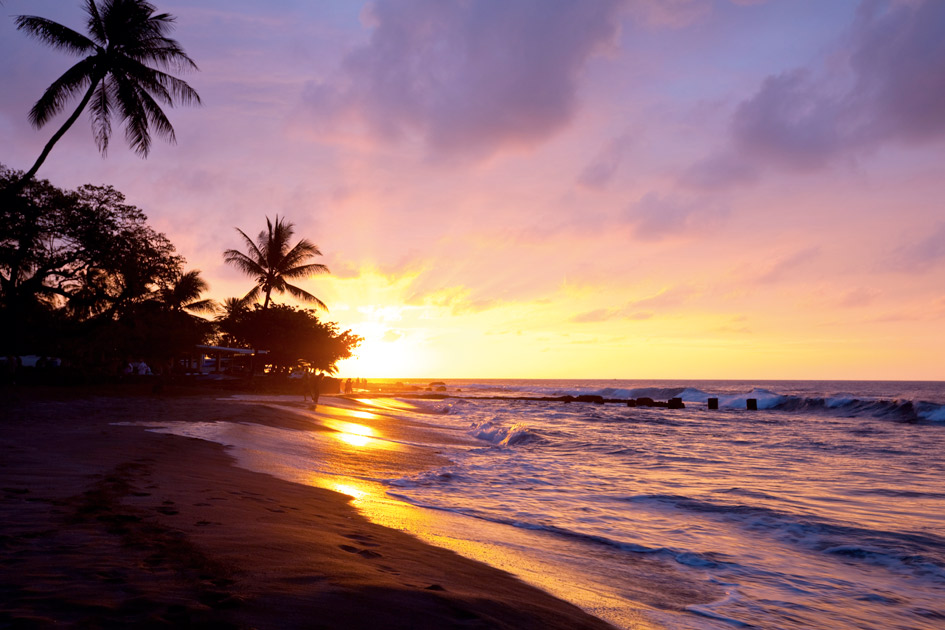
%> input picture Codigo/paisagem.jpg, 945 x 630 px
$ octave ImgEq.m   (GNU Octave 9; MATLAB toolbox functions it lacks are replaced by stand-ins)
%> lines starting %> are read from the running program, lines starting %| are printed output that depends on the picture
close all; clear all; clc;

%%Leitura da imagem
I = imread('paisagem.jpg');
%> I is the input picture: size 630x945x3 uint8; mean R, G, B 144.7, 109, 111.3
figure
imshow(I);

%%Separa nas componentes RGB
figure
subplot(2,2,1)
imshow(I);
title('Imagem Original')

red = I(:, :, 1);
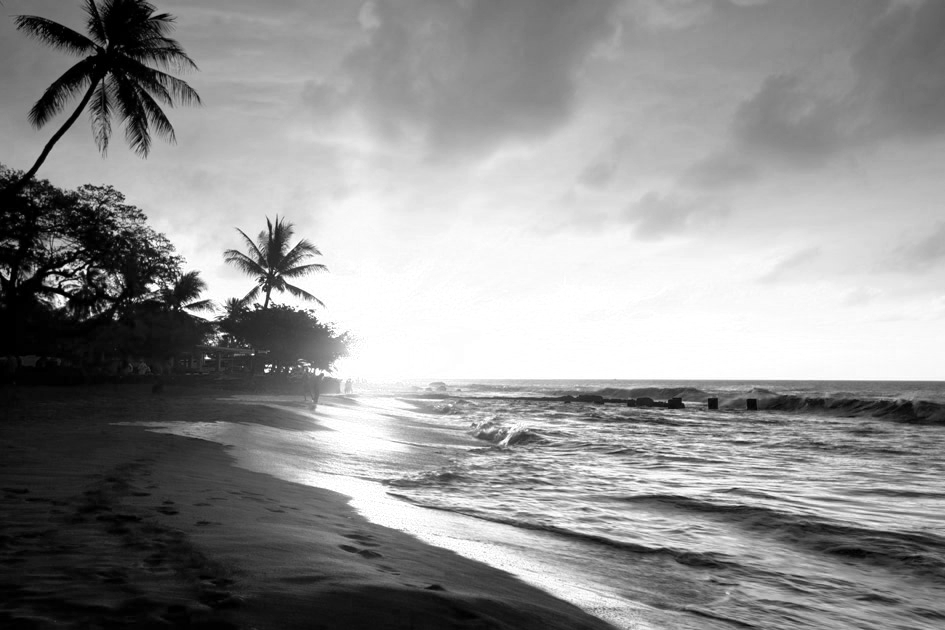
%> red: size 630x945 uint8; min 0, max 255, mean 144.7
subplot(2,2,2), imshow(red);
title('Canal vermelho')

green = I(:, :, 2);
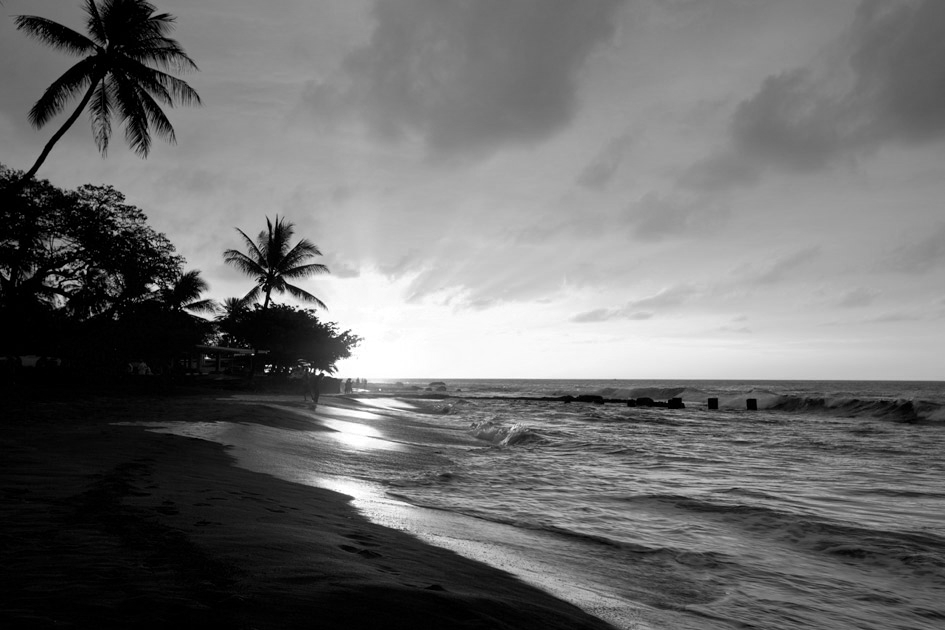
%> green: size 630x945 uint8; min 0, max 255, mean 109
subplot(2,2,3), imshow(green);
title('Canal verde')

blue = I(:, :, 3);
subplot(2,2,4), imshow(blue);
title('Canal azul')

%%%%%%%%%%%%%%%%%%%%%%%%%%%%%%%%%%%%%%%%%
%SEM EQUALIZACAO DE INTENSIDADE

%Aplica a equalizacao em cada canal
eqR = histeq(red);

eqG = histeq(green);

eqB = histeq(blue);
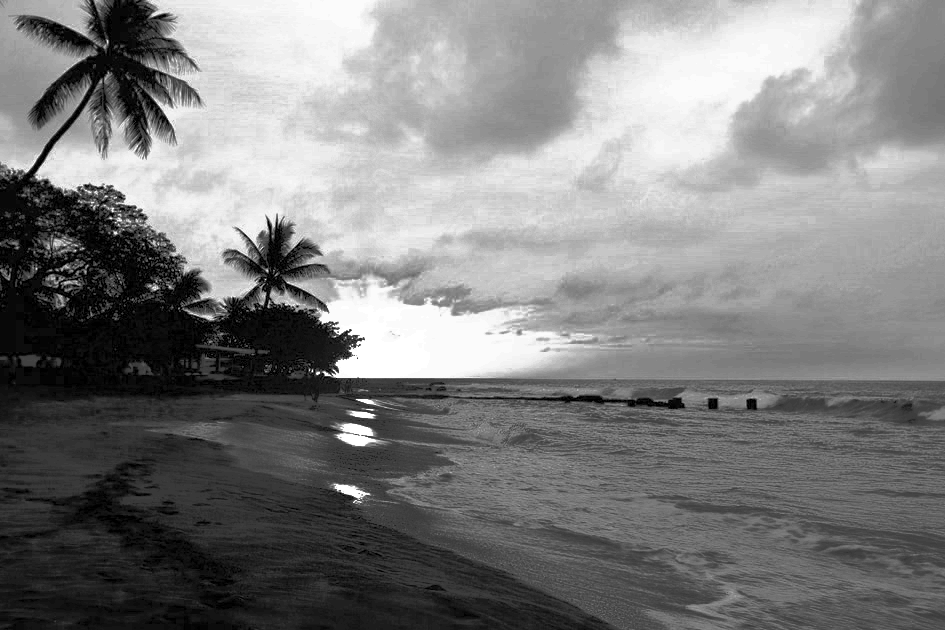
%> eqB: size 630x945 uint8; min 0, max 255, mean 126.4

%Recupera a imagem
img_eq(:, :, 1) = eqR;
img_eq(:, :, 2) = eqG;
img_eq(:, :, 3) = eqB;
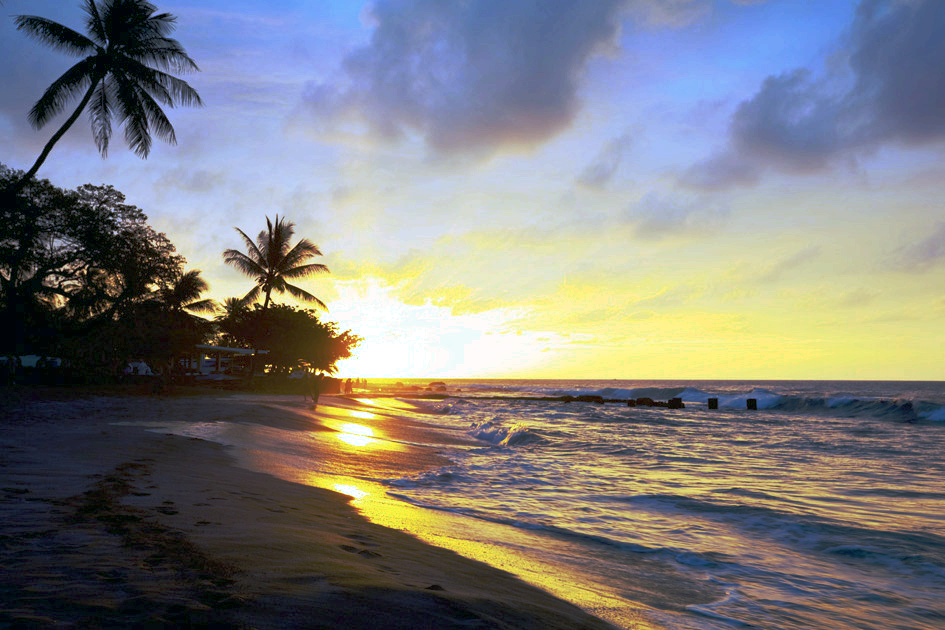
%> img_eq: size 630x945x3 uint8; mean R, G, B 126.3, 126.3, 126.4

figure
subplot(1,2,1), imshow(I);
title('Imagem Original');
subplot(1,2,2), imshow(img_eq);
title('Imagem Equalizada');

figure
subplot(3, 1, 1), imhist(I(:, :, 1));
title('histograma Original R');
%xlim([-10 265]);
subplot(3, 1, 2), imhist(I(:, :, 2));
title('histograma Original G');
subplot(3, 1, 3), imhist(I(:, :, 3));
title('histograma Original B');
%> figure, not shown here; panel 1: highest point at x = 255, y = 28242; panel 2: highest point at x = 0, y = 21482; panel 3: highest point at x = 0, y = 10922

figure
subplot(3, 1, 1), imhist(img_eq(:, :, 1));
title('Equalização do histograma R');
subplot(3, 1, 2), imhist(img_eq(:, :, 2));
title('Equalização do histograma G');
subplot(3, 1, 3), imhist(img_eq(:, :, 3));
title('Equalização do histograma B');
%> figure, not shown here; panel 1: highest point at x = 255, y = 28242; panel 2: highest point at x = 4, y = 21482; panel 3: highest point at x = 198, y = 14485

%%%%%%%%%%%%%%%%%%%%%%%%%%%%%%%%%%%%%%%%%%
%COM EQUALIZACAO DE INTENSIDADE
eqR = histeq(red);

eqG = histeq(green);

eqB = histeq(blue);

img_eq(:, :, 1) = eqR;
img_eq(:, :, 2) = eqG;
img_eq(:, :, 3) = eqB;

HSV = rgb2hsv(img_eq);
%> HSV: size 630x945x3 double; mean H, S, V 0.415, 0.342, 0.585

img_eq2 = histeq(HSV(:, :, 3));
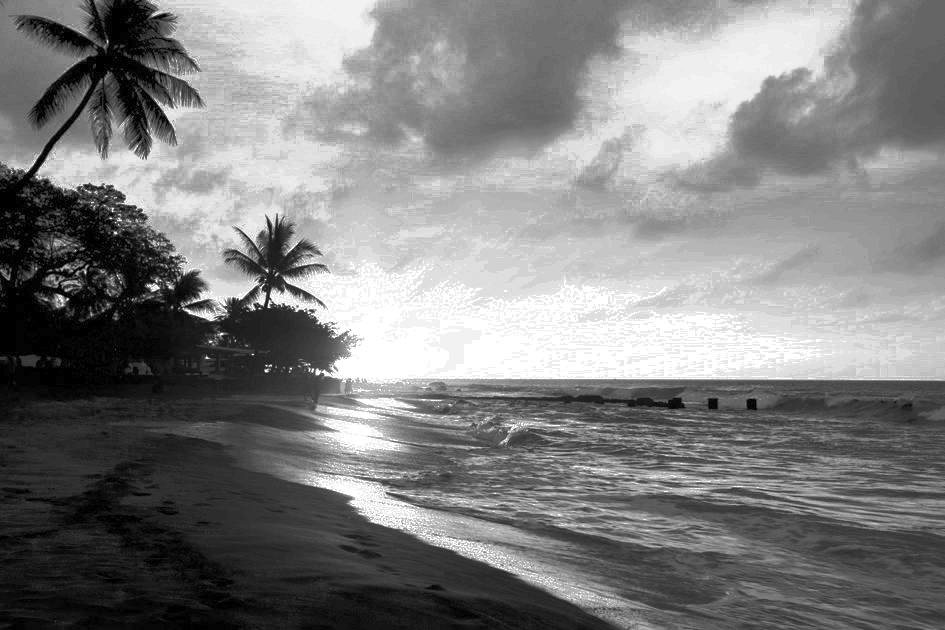
%> img_eq2: size 630x945 double; min 0, max 1, mean 0.502

HSV_mod = HSV;
HSV_mod(:, :, 3) = img_eq2;
%> HSV_mod: size 630x945x3 double; mean H, S, V 0.415, 0.342, 0.502

RGB = hsv2rgb(HSV_mod);
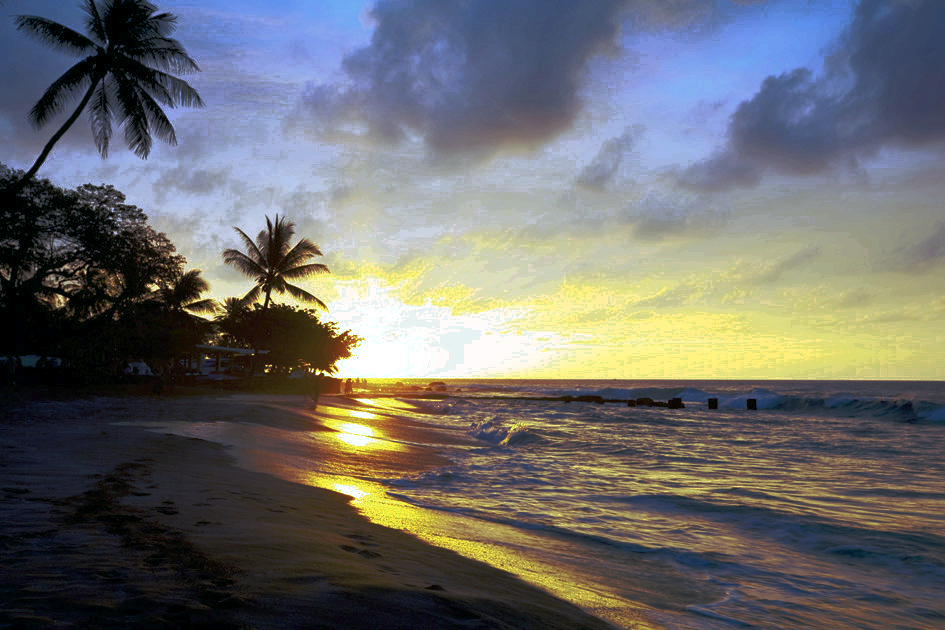
%> RGB: size 630x945x3 double; mean R, G, B 0.426, 0.427, 0.425
figure
subplot(1,2,2), imshow(RGB);
title('Imagem equalizada')

subplot(1,2,1), imshow(I);
title('Imagem Original');

figure
subplot(3, 1, 1), imhist(I(:, :, 1));
title('histograma Original R');
%xlim([-10 265]);
subplot(3, 1, 2), imhist(I(:, :, 2));
title('histograma Original G');
subplot(3, 1, 3), imhist(I(:, :, 3));
title('histograma Original B');

figure
subplot(3, 1, 1), imhist(RGB(:, :, 1));
title('Equalização do histograma R');
subplot(3, 1, 2), imhist(RGB(:, :, 2));
title('Equalização do histograma G');
subplot(3, 1, 3), imhist(RGB(:, :, 3));
title('Equalização do histograma B');
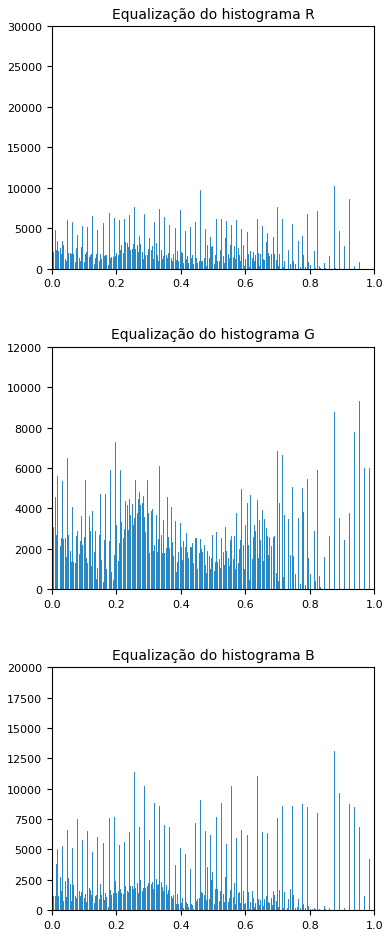
%> figure redrawn from the program's plot data, 3 panels; panel 1: highest point at x = 1, y = 28242; panel 2: highest point at x = 0, y = 11132; panel 3: highest point at x = 0, y = 18075

%%%%%%%%%%%%%%%%%%%%%%%%%%%%%%%%%%%%%%%%%%
%COMPARANDO AS DUAS EQUALIZACOES
figure
subplot(2,2,1), imshow(I);
title('Imagem Original');
subplot(2,2,2), imshow(RGB);
title('Imagem Equalizada Intensidade');
subplot(2,2,3), imshow(img_eq);
title('Imagem Equalizada');

%Mostrando so as equalizacoes
figure
subplot(1,2,1), imshow(RGB);
title('Imagem Equalizada Intensidade');
subplot(1,2,2), imshow(img_eq);
title('Imagem Equalizada');

figure
subplot(3, 1, 1), imhist(I(:, :, 1));
title('histograma Original R');
subplot(3, 1, 2), imhist(I(:, :, 2));
title('histograma Original G');
subplot(3, 1, 3), imhist(I(:, :, 3));
title('histograma Original B');

figure
subplot(3, 1, 1), imhist(img_eq(:, :, 1));
title('Equalização do histograma R');
subplot(3, 1, 2), imhist(img_eq(:, :, 2));
title('Equalização do histograma G');
subplot(3, 1, 3), imhist(img_eq(:, :, 3));
title('Equalização do histograma B');

figure
subplot(3, 1, 1), imhist(RGB(:, :, 1));
title('Equalização do histograma R');
subplot(3, 1, 2), imhist(RGB(:, :, 2));
title('Equalização do histograma G');
subplot(3, 1, 3), imhist(RGB(:, :, 3));
title('Equalização do histograma B');
